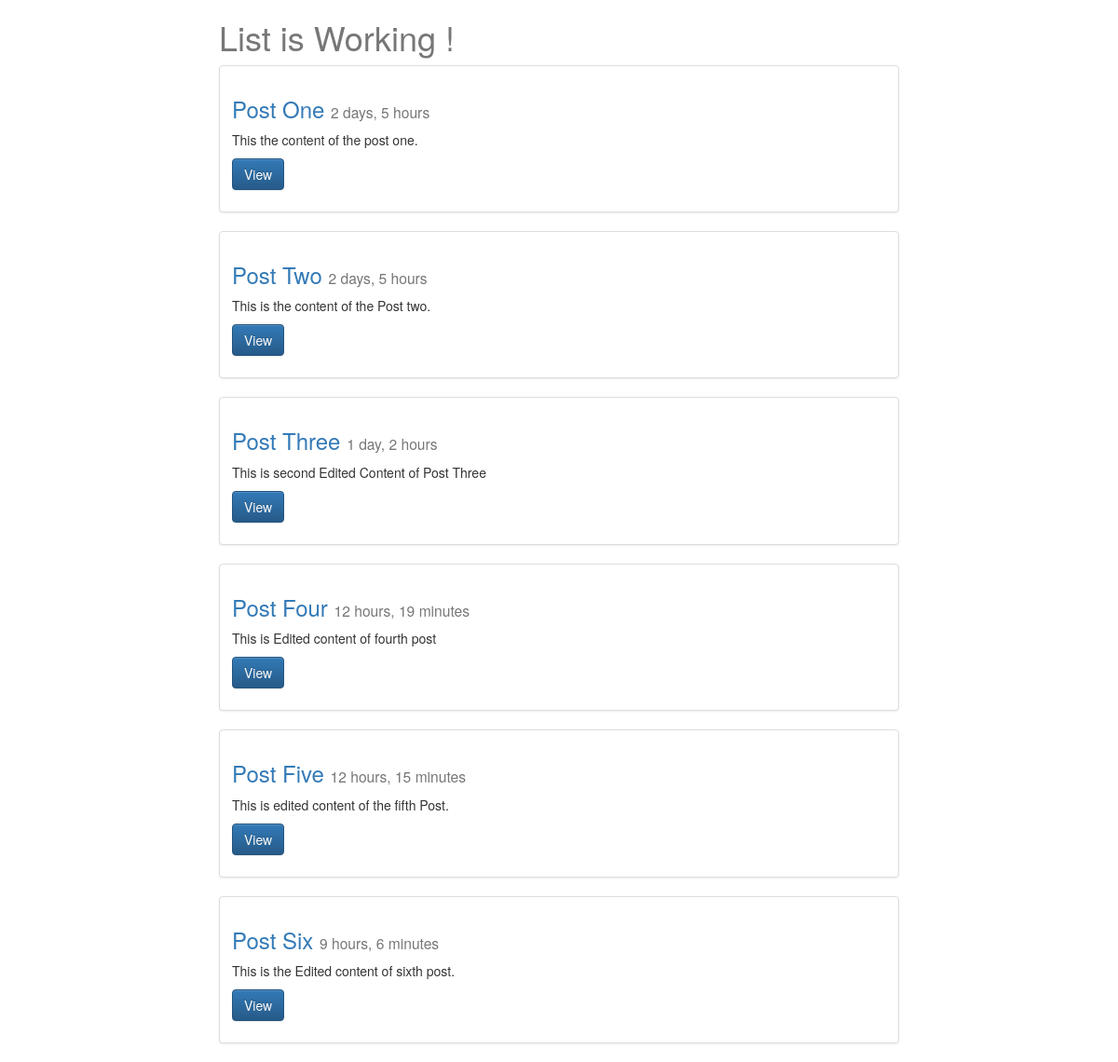
/posts/, run on an earlier commit of the app's database.
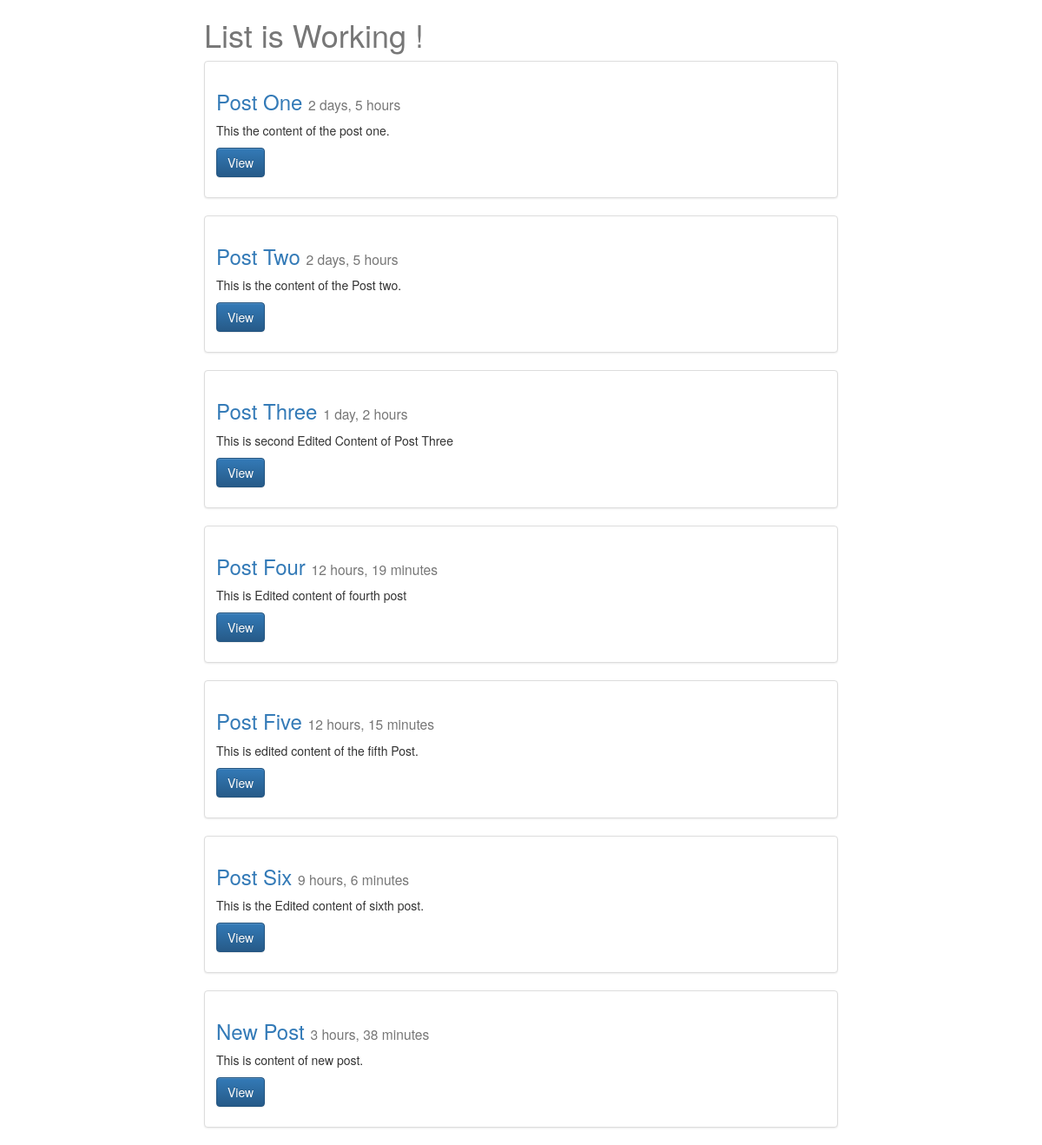
And on a later commit of the database.
### posts/models.py (models this page shows, shortened)
class Post(models.Model):
	title = models.CharField(max_length=120) #max_length=120
	content = models.TextField()
	updated = models.DateTimeField(auto_now=True, auto_now_add=False)
	timestamp = models.DateTimeField(auto_now=False, auto_now_add=True)
	def get_absolute_url(self):
		return reverse("posts:detail", kwargs={"id": self.id})

### posts/views.py (the view)
def post_list(request): #list items
	queryset = Post.objects.all()
	context = {
		"object_lists": queryset,
		"title": "List"
	 }
	return render(request, "post_list.html", context)

### templates/post_list.html (shortened to what this page needs)
{% extends "base.html" %}
{% block content %}
	<div class='col-sm-8 col-sm-offset-2'>
		<h1> {{ title }} is Working ! </h1>
			{% for obj in object_lists %}
				<div class="row">
					<div class="col-sm-12">
						<div class="thumbnail">
						  <div class="caption">
						    <h3><a href='{{ obj.get_absolute_url }}'>{{ obj.title }}</a>   <small>{{ obj.timestamp|timesince }}</small></h3>
						    <p>{{ obj.content|linebreaks|truncatechars:120 }}</p>
						    <p><a href="{{ obj.get_absolute_url }}" class="btn btn-primary" role="button">View</a></p>
						  </div>
						</div>
					</div>
				</div>
			{% endfor %}
	</div>
{% endblock content %}

What changed in the data, as far as the page shows it:
added Post: title "New Post", timestamp "3 hours, 38 minutes", content "This is content of new post."
